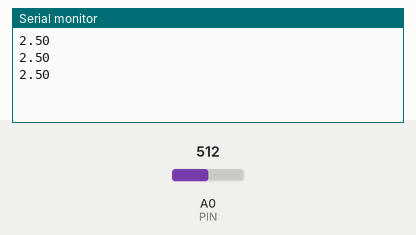
This sketch was run on a simulated Arduino Uno, built with avr-gcc and run on an emulated ATmega328P. On the bench: the last lines printed to the serial monitor. Inputs (shaded band) come from the test bench; at power-on: A0 (PIN) = 512.

Above: at 1.3 s.
1.4 s: A0 (PIN) set to 716
At 1.9 s:
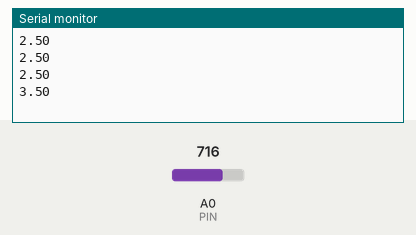
2.9 s: A0 (PIN) set to 900
At 3.4 s:
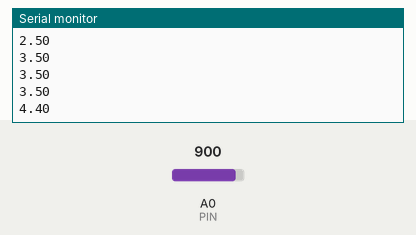
Timing chart, 0 to 5.9 s (numbered marks = the images above; inputs shaded):
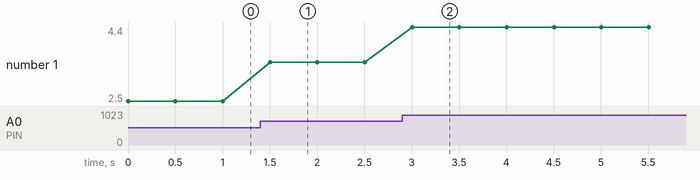

Measured:
- after the input at 1.4 s, the serial monitor: prints a new line after 0.10 s (image 1)
- after the input at 2.9 s, the serial monitor: prints a new line after 0.10 s (image 2)
- plotted number 1: 2.5 → 3.5 after the input at 1.4 s, 3.5 → 4.4 after the input at 2.9 s

The sketch:

Calibration.ino
```cpp
#define PIN A0

int pH_Value;
float Voltage;

void setup() {
    Serial.begin(9600);
    pinMode(PIN, INPUT);
}

void loop() {
    pH_Value = analogRead(PIN);
    Voltage = pH_Value * (5.0 / 1023.0);
    Serial.println(Voltage);
    delay(500);
}
```
